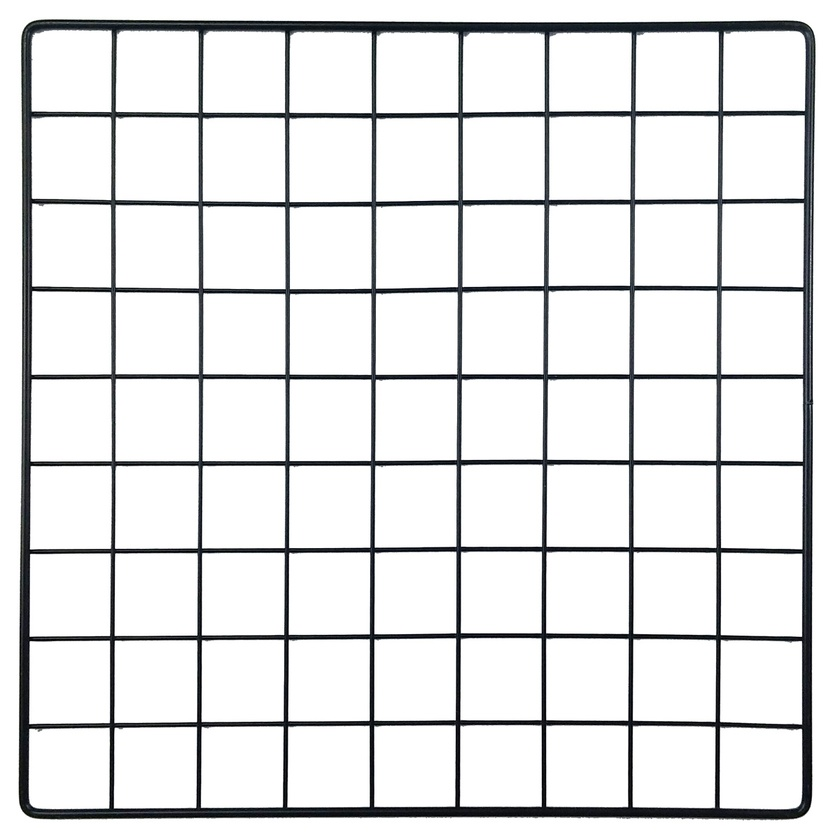
#> input picture GUI_Testing/TableGrid.jpg, 840 x 840 px, shrunk from 1200 x 1200 before the run
$ python -i lineDetec.py   (imports and definitions only)
#> lines starting #> are read from the running program, lines starting #| are printed output that depends on the picture; after the words box and inside, x2 and y2 are one past the last pixel; in counts of white or black regions, pixels touching at a corner belong together
#> further down, picture is the input picture: shape (840, 840, 3); mean B, G, R 228.1, 227.5, 227
import cv2
import numpy as np

def LineDetec(frame):

    cx=0
    cy=0
    angle=0
    c=0
    R=0

    img = cv2.cvtColor(frame, cv2.COLOR_BGR2GRAY)
    #Blurring and thresholding for object detection
    img = cv2.blur(img, (3, 3),)
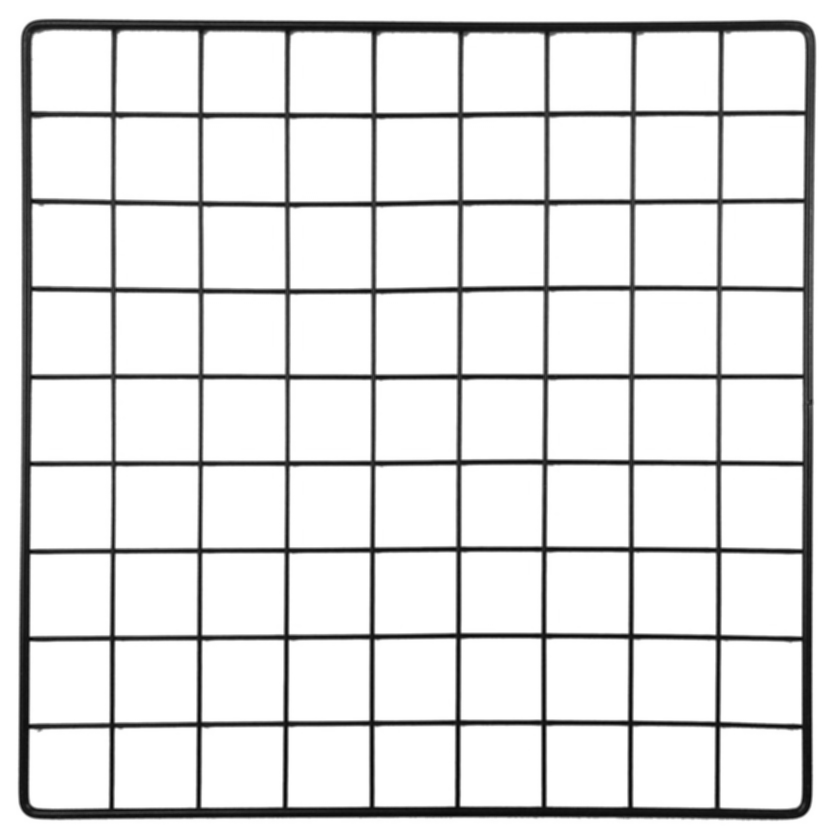
#> img: shape (840, 840); min 8, max 255, mean 227.5
    ret, img = cv2.threshold(img, 120, 255, cv2.THRESH_TOZERO)
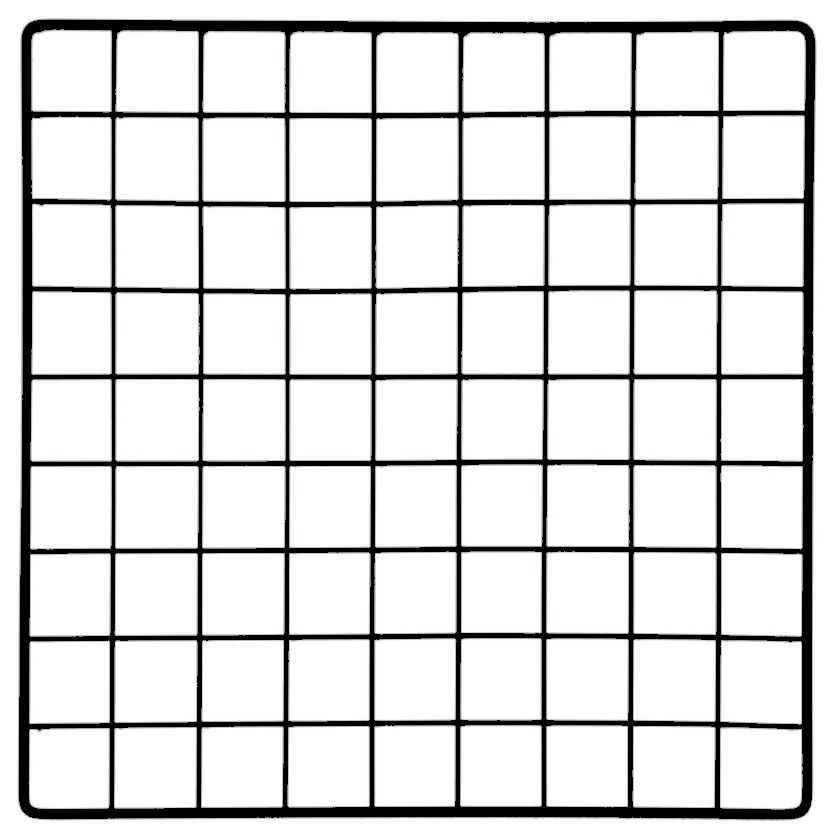
#> img: shape (840, 840); min 0, max 255, mean 221.3
    ret, img = cv2.threshold(img, 190, 255, cv2.THRESH_BINARY)
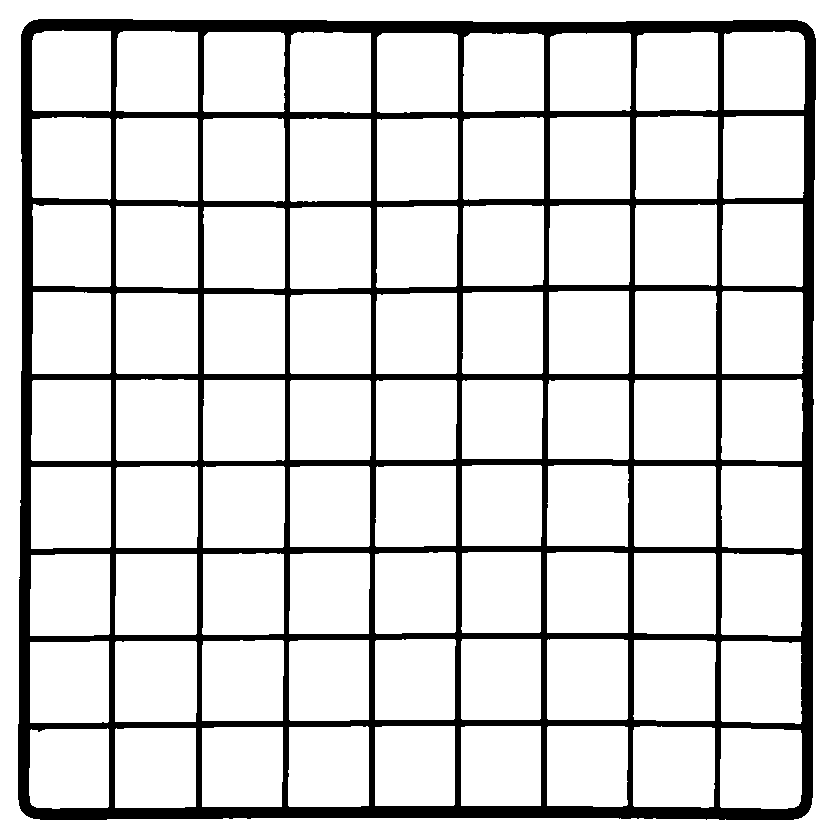
#> img: shape (840, 840); 85.1% white; 1 black region, box (x1, y1, x2, y2) and area: (18, 19, 816, 820) 105267
    img = cv2.blur(img, (3, 3),)
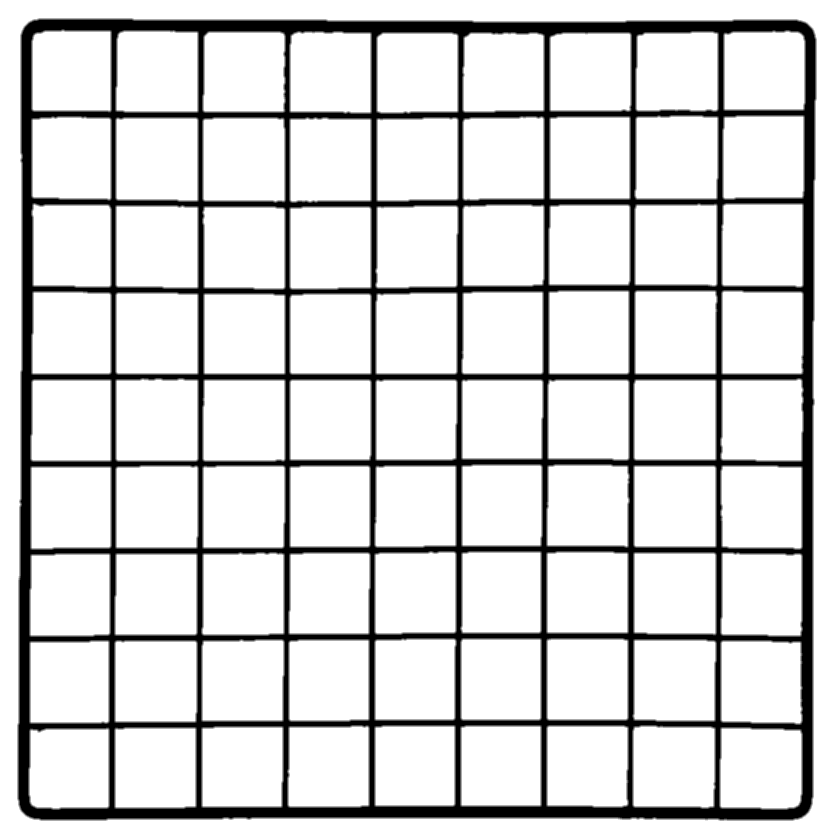
#> img: shape (840, 840); min 0, max 255, mean 217
    ret, img = cv2.threshold(img, 190, 255, cv2.THRESH_BINARY)
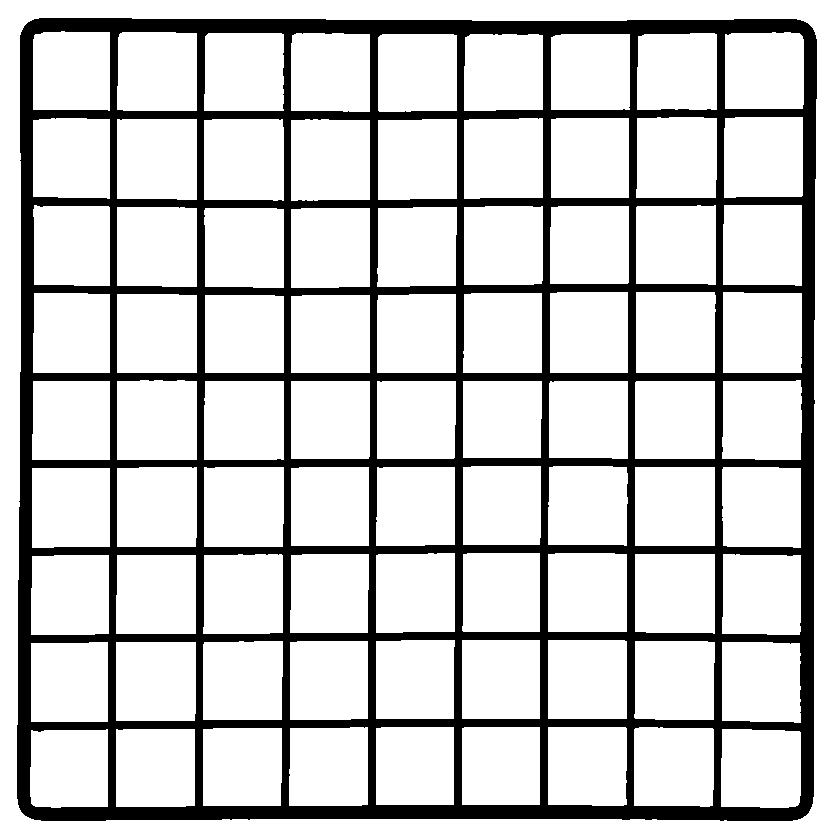
#> img: shape (840, 840); 81.1% white; 1 black region
    #Finding objects
    contours, hierarchy = cv2.findContours(img, 1, cv2.CHAIN_APPROX_NONE)
#> contours = 83 contours; largest, box (x1, y1, x2, y2) and area: (0, 0, 840, 840) 703921, (16, 17, 818, 822) 637377, (204, 119, 284, 201) 6310, (636, 117, 717, 198) 6271, (117, 119, 197, 200) 6258


    if len(contours) > 0:
        #Taknig the biggest object
        c = max(contours, key=cv2.contourArea)
#> c = contour of 3356 points, box (x1, y1, x2, y2) (0, 0, 840, 840), area 703921
        #Getting the moment (center) of object
        M = cv2.moments(c)
#> M = moments, m00 703921, centre m10/m00, m01/m00 = (419.5, 419.5)
        #Getting the smallest emcompassing rectangle of object
        R = cv2.minAreaRect(c)
#> R = ((419.5, 419.5), (839, 839), -90)

        if M["m00"] != 0:
            cx = int(M['m10']/M['m00'])
#> cx = 419
            cy = int(M['m01']/M['m00'])
#> cy = 419
            angle = R[-1]
#> angle = -90


        else:
            print("I don't see the line")
    return cx,cy,c,R,angle

>>> import cv2
>>> picture = cv2.imread('GUI_Testing/TableGrid.jpg')
>>> result = LineDetec(picture)
#> result = 5 items
